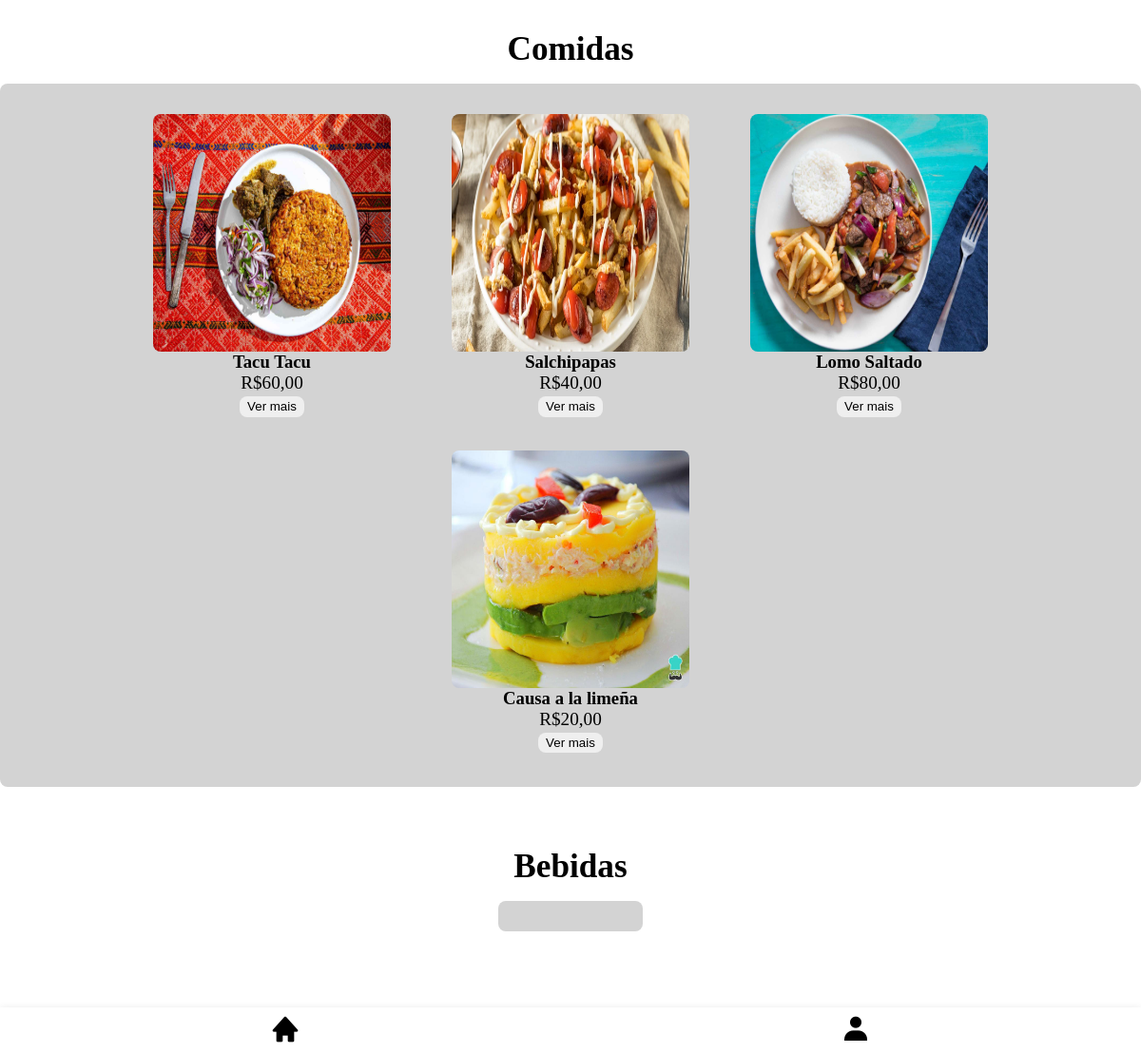
Before: / with the older database file.
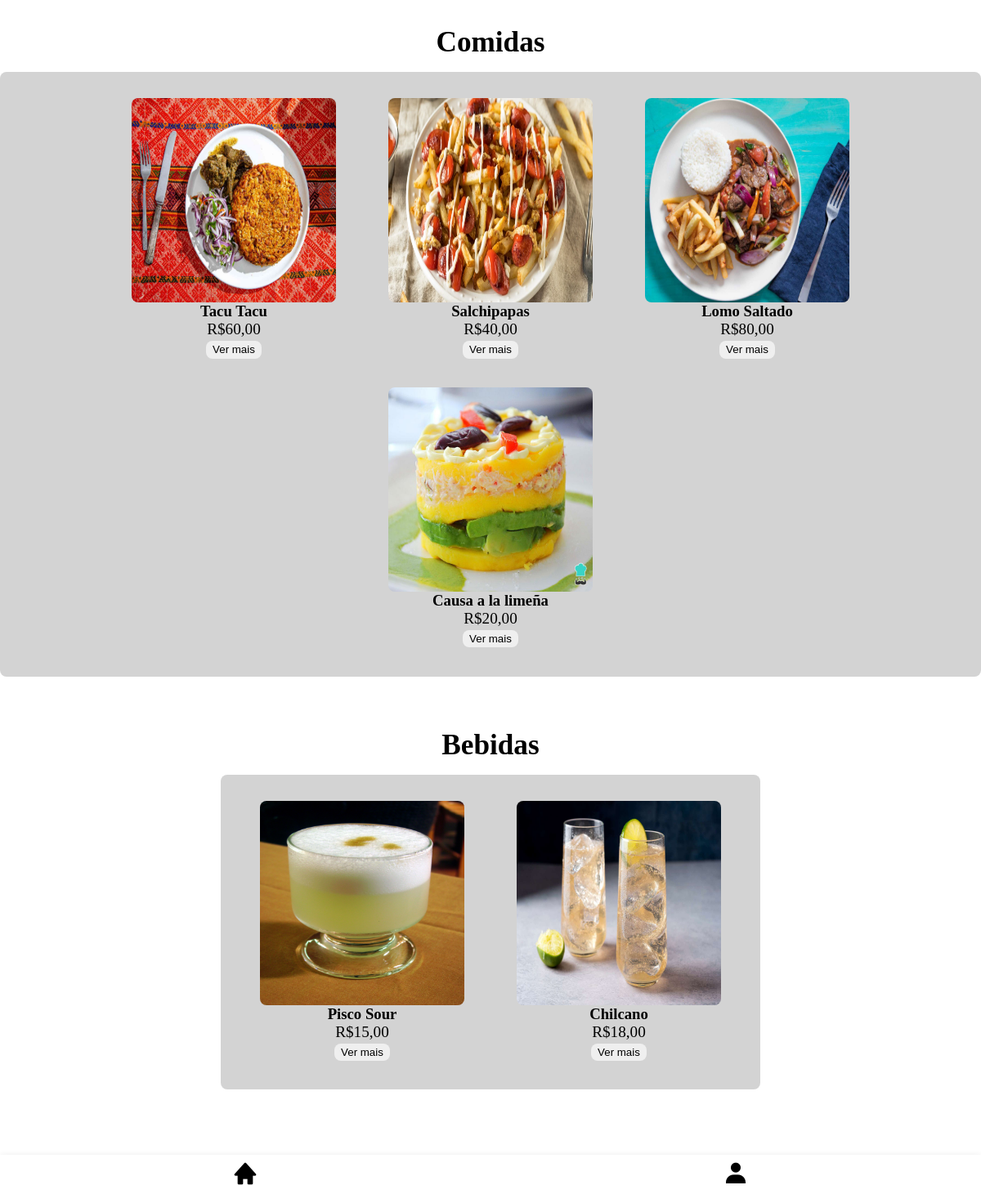
After: the same page with the newer database file.
### tables this page shows
CREATE TABLE `dishes` (
  `id` int(11) NOT NULL,
  `name` varchar(50) NOT NULL,
  `price` float NOT NULL,
  `description` varchar(255) NOT NULL,
  `size` varchar(50) NOT NULL,
  `is_drink` tinyint(1) NOT NULL,
  `img` varchar(255) NOT NULL,
  `created_at` datetime DEFAULT current_timestamp()
);

### utils/Database.php (called while the page is built, shortened)
<?php
class Database {
    private static $conn = null;
    public static function getConnection() {
        if (self::$conn === null) {
            self::$conn = new \PDO(
                "mysql:host=localhost;dbname=lanchonete",
                'root',
                ''
            );
        }
        return self::$conn;
    }
    public static function select($table, $columns, $conditions = [], $orderBy = "") {
        $conn = self::getConnection();
        $query = "SELECT " . implode(', ', $columns) . " FROM $table";
        if (!empty($conditions)) {
            $where = [];
            foreach ($conditions as $column => $value) {
                $where[] = "$column = ?";
            }
            $query .= " WHERE " . implode(' AND ', $where);
        }
        $stmt = $conn->prepare($query);
        $stmt->execute(array_values($conditions));
        return $stmt->fetchAll();
    }
}
?>

### index.php (the view)
<?php
    include("header.php");
    require_once("utils/Database.php");
    $dishes = Database::select('dishes', ['*'], ['is_drink' => false]);
    $drinks = Database::select('dishes', ['*'], ['is_drink' => true]);
?>
<div>
    <h1 class="title">Comidas</h1>
    <section class="dishList">
        <?php if($dishes) { foreach($dishes as $dish) {  ?>
        <div class="dishBox" onclick="window.location.href=`dish.php?id=<?= $dish['id'] ?>`">
            <img class="img" src="images/<?= $dish['img'] ?>">
            <h3><?= $dish['name'] ?></h3>
            <p>R$<?= number_format((float)$dish['price'], 2, ',') ?></p>
            <button>Ver mais</button>
        </div>
        <?php } } ?>
    </section>
</div>
<div>
    <h1 class="title">Bebidas</h1>
    <section class="dishList">
        <?php if($drinks) { foreach($drinks as $drink) {  ?>
        <div class="dishBox" onclick="window.location.href=`dish.php?id=<?= $dish['id'] ?>`">
            <img class="img" src="images/<?= $drink['img'] ?>">
            <h3><?= $drink['name'] ?></h3>
            <p>R$<?= number_format((float)$drink['price'], 2, ',') ?></p>
            <button>Ver mais</button>
        </div>
        <?php } } ?>
    </section>
</div>
<?php include("footer.php");?>

### header.php (shortened to what this page needs)
<!DOCTYPE html>
<html lang="en">
<head>
    <link rel="stylesheet" href="style.css">
    <link href='https://unpkg.com/boxicons@2.1.4/css/boxicons.min.css' rel='stylesheet'>
</head>
<body>
<div class="container">

### footer.php
</div>
<div class="footerContainer">
        <div class="footerItem">
            <a href="index.php"><i class='bx bxs-home'></i></a>
        </div>
        <?php
            if(isset($_SESSION['id'])){ ?>
                <div class='footerItem'>
                    <a href='cart.php'><i class='bx bxs-cart'></i></a>
                </div>
                <div class='footerItem'>
                    <a href='history.php'><i class='bx bx-history' ></i></a>
                </div>
                <div class='footerItem'>
                    <a href='user.php'><i class='bx bxs-user'></i></a>
                </div>
                <?php if(isset($_SESSION['admin']) && $_SESSION['admin'] == 1){ ?>
                    <div class='footerItem'>
                        <a href='settings.php'><i class='bx bxs-cog' ></i></a>
                    </div>
                <?php } ?>
                <div class='footerItem'>
                    <a href='logout.php'><i class='bx bxs-exit'></i></a>
                </div>
            <?php
            } else{ ?>
                <div class='footerItem'>
                    <a href='login.php'><i class='bx bxs-user'></i></a>
                </div> <?php
            }
        ?>
    </div>
</body>
</html>

### style.css (style rules this page uses)
* { margin: 0; padding: 0; box-sizing: border-box; }
html, body { height: 100%; width: 100%; }
.footerContainer { position: fixed; left: 0; bottom: 0; width: 100%; height: 3rem; display: flex; justify-content: space-around; align-items: center; box-shadow: rgba(99, 99, 99, 0.2) 0px 2px 8px 0px; background-color: white; }
.footerItem a i { font-size: 2rem; color: black; }
.container { width: 100%; min-height: calc(100% - 5rem); display: flex; justify-content: center; flex-direction: column; align-items: center; padding-top: 1rem; padding-bottom: 5rem; }
.title { text-align: center; font-size: 2.2rem; margin: 1rem; }
.dishList { display: flex; justify-content: center; align-items: center; flex-wrap: wrap; border-radius: 0.5rem; background-color: lightgray; padding: 1rem; margin-bottom: 3rem; }
.dishBox { margin: 1rem; cursor: pointer; display: flex; flex-direction: column; justify-content: center; align-items: center; border-radius: 0.5rem; padding: 0 1rem; }
.img { width: 250px; height: 250px; border-radius: 0.5rem; }
.dishBox p { font-size: 1.2rem; }
.dishBox button { cursor: pointer; padding: 0.2rem 0.5rem; margin: 0.2rem; outline: none; border: none; border-radius: 0.5rem; }

Changed rows visible on the page:
added dishes: img (picture), name "Pisco Sour", price "15,00", shown under "Bebidas"
added dishes: img (picture), name "Chilcano", price "18,00", shown under "Bebidas"
